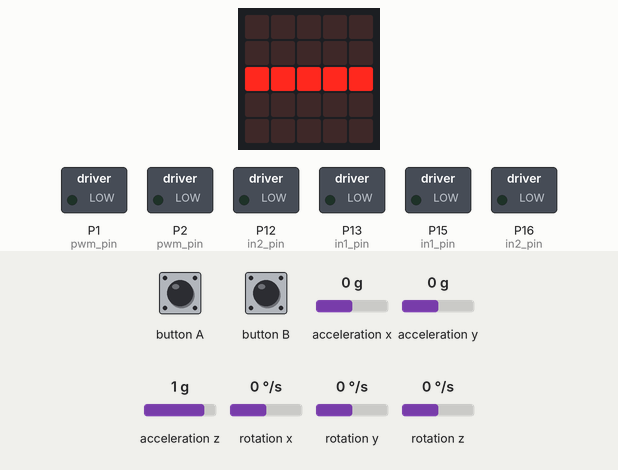
Bench run of a program on a simulated BBC micro:bit running MicroPython. Parts: the board's 5×5 LED display, switched loads named in the program (green lamp = pin HIGH). The test bench sets the inputs (shaded band); at power-on: acceleration x 0 g, acceleration y 0 g, acceleration z 1 g, rotation x 0 °/s, rotation y 0 °/s, rotation z 0 °/s. The 48×5 strip is a reading aid, not a part: it shows the text the display is scrolling, unrolled, one strip-width of it at a time; library files of the repository ran but are not shown: mpu6050.py.

Above: at 5.3 s.
5.4 s: acceleration x set to -1.4 g
At 5.5 s:
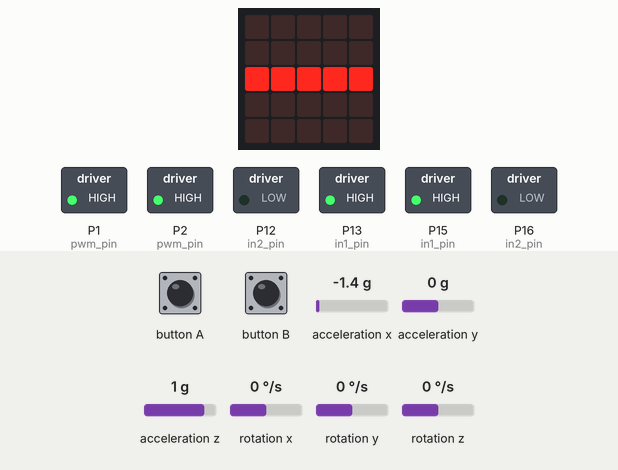
At 6.5 s:
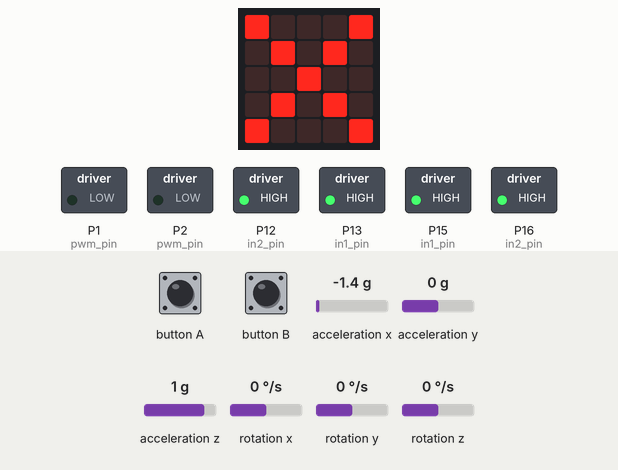
7.3 s: acceleration x set to -1.1 g
8.8 s: acceleration x set to -0.8 g
At 10.2 s:
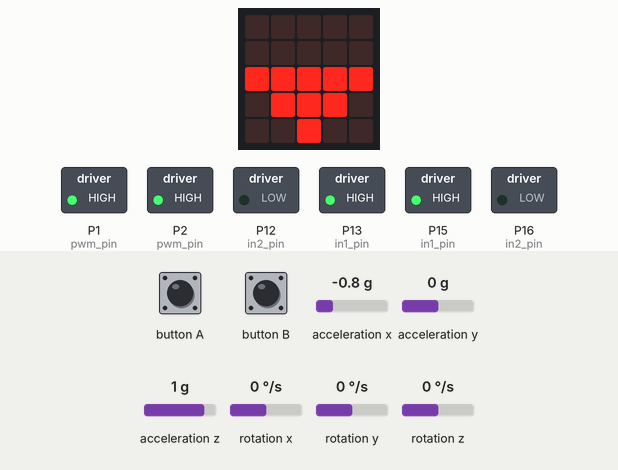
10.5 s: button A pressed for 0.15 s
12.1 s: acceleration x set to 0.8 g
At 13.8 s:
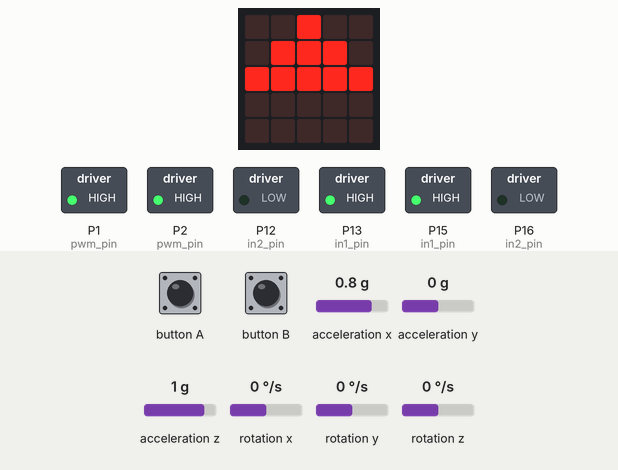
15.1 s: button A pressed for 1 s
Timing chart, 0 to 18.1 s (numbered marks = the images above; inputs shaded):
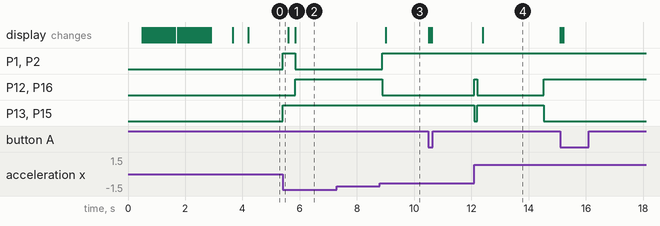

Measured:
- the behaviour switches between -1 and -0.9 g on acceleration x (found by bisection; images 2 and 3)
- after the input at 5.4 s, P1 (pwm_pin), P2 (pwm_pin): LOW → HIGH at once, → LOW 0.44 s later; P12 (in2_pin), P16 (in2_pin): LOW → HIGH after 0.44 s; P13 (in1_pin), P15 (in1_pin): LOW → HIGH at once
- after the input at 7.3 s, every drawn part: stays the same
- after the input at 8.8 s, P1 (pwm_pin), P2 (pwm_pin): LOW → HIGH after 0.09 s; P12 (in2_pin), P16 (in2_pin): HIGH → LOW after 0.09 s; the display: changes after 0.21 s (image 3)
- after the input at 12.1 s, P12 (in2_pin), P16 (in2_pin): LOW → HIGH at once, → LOW 0.10 s later, → HIGH 2.3 s later; P13 (in1_pin), P15 (in1_pin): HIGH → LOW at once, → HIGH 0.10 s later, → LOW 2.3 s later; the display: changes after 0.30 s (image 4)

The program:

main.py
```python
"""
Micro:bit Self-Balancing Robot - Main Control Loop

Hardware:
  - BBC micro:bit V2
  - Keyes KE0136 motor driver board (TB6612FNG)
  - MPU6050 (GY-521) 6-axis IMU via I2C
  - 2x DC gear motors (1:220 gear ratio)
  - micro:bit battery pack (AAA x2, 3V) — micro:bit dedicated power
  - 18650 Battery Shield (5V output) — motor power only
"""

from microbit import display, Image, button_a, button_b, running_time, sleep
from mpu6050 import MPU6050
from motor import DualMotor
from pid import PID

# Constants
TARGET_ANGLE = 0.0      # Target balance angle (degrees)
FALL_THRESHOLD = 45.0   # Stop motors if tilted beyond this (degrees)
LOOP_MS = 5             # Control loop period (5ms = 200Hz)

# LED images for tilt direction
IMG_LEVEL = Image("00000:00000:99999:00000:00000")
IMG_FWD = Image("00900:09990:99999:00000:00000")
IMG_BWD = Image("00000:00000:99999:09990:00900")
IMG_FALL = Image("90009:09090:00900:09090:90009")  # X mark for fallen


def show_tilt(angle):
    """Show tilt direction on LED matrix."""
    if abs(angle) < 3:
        display.show(IMG_LEVEL)
    elif angle > 0:
        display.show(IMG_FWD)
    else:
        display.show(IMG_BWD)


def main():
    display.show(Image.HAPPY)
    sleep(500)

    # Initialize MPU6050
    display.scroll("IMU", delay=60)
    imu = MPU6050()

    # Calibrate (robot must be upright and still)
    display.scroll("CAL", delay=60)
    imu.calibrate(samples=200)

    # Initialize motors
    motors = DualMotor()
    motors.stop()

    # Initialize PID controller
    pid = PID(kp=100.0, ki=76.0, kd=52.0)

    display.show(Image.YES)
    sleep(500)

    # PID tuning mode
    # Button A: cycle through Kp/Ki/Kd selection
    # Button B: increase selected parameter by 5
    tune_param = 0  # 0=Kp, 1=Ki, 2=Kd
    param_names = ["P", "I", "D"]

    prev_time = running_time()
    fallen = False

    while True:
        # Timing
        now = running_time()
        dt_ms = now - prev_time
        if dt_ms < LOOP_MS:
            sleep(LOOP_MS - dt_ms)
            now = running_time()
            dt_ms = now - prev_time
        prev_time = now
        dt = dt_ms / 1000.0  # Convert to seconds

        # Read filtered angle
        angle = imu.get_angle(dt)

        # Fall detection
        if abs(angle) > FALL_THRESHOLD:
            if not fallen:
                motors.brake()
                pid.reset()
                display.show(IMG_FALL)
                fallen = True
            # Check for recovery (picked back up)
            if abs(angle) < FALL_THRESHOLD - 10:
                fallen = False
            continue

        if fallen:
            fallen = False
            pid.reset()

        # PID computation
        error = TARGET_ANGLE - angle
        output = pid.compute(error, dt)

        # Drive motors (both same speed for balance)
        motors.drive(int(output))

        # Update LED display (throttled to avoid I2C contention)
        if now % 200 < LOOP_MS:
            show_tilt(angle)

        # Button A: select PID parameter to tune
        if button_a.was_pressed():
            tune_param = (tune_param + 1) % 3
            display.scroll(param_names[tune_param], delay=50, wait=False)

        # Button B: increase selected parameter
        if button_b.was_pressed():
            if tune_param == 0:
                pid.kp += 5
            elif tune_param == 1:
                pid.ki += 2
            elif tune_param == 2:
                pid.kd += 2
            display.scroll(
                "{}{}".format(param_names[tune_param],
                              int([pid.kp, pid.ki, pid.kd][tune_param])),
                delay=50, wait=False
            )


main()
```

motor.py
```python
"""
TB6612FNG Motor Driver for BBC micro:bit
Controls two DC gear motors (1:220 gear ratio) via Keyes KE0136 expansion board
"""

from microbit import pin1, pin2, pin12, pin13, pin15, pin16


class Motor:
    """Single DC motor controller."""

    def __init__(self, pwm_pin, in1_pin, in2_pin):
        self.pwm_pin = pwm_pin
        self.in1_pin = in1_pin
        self.in2_pin = in2_pin

        # Initialize pins
        self.pwm_pin.write_analog(0)
        self.in1_pin.write_digital(0)
        self.in2_pin.write_digital(0)

    def forward(self, speed):
        """Run motor forward at given speed (0-1023)."""
        speed = min(1023, max(0, int(speed)))
        self.in1_pin.write_digital(1)
        self.in2_pin.write_digital(0)
        self.pwm_pin.write_analog(speed)

    def backward(self, speed):
        """Run motor backward at given speed (0-1023)."""
        speed = min(1023, max(0, int(speed)))
        self.in1_pin.write_digital(0)
        self.in2_pin.write_digital(1)
        self.pwm_pin.write_analog(speed)

    def stop(self):
        """Coast stop (free spin)."""
        self.in1_pin.write_digital(0)
        self.in2_pin.write_digital(0)
        self.pwm_pin.write_analog(0)

    def brake(self):
        """Active brake (short brake)."""
        self.in1_pin.write_digital(1)
        self.in2_pin.write_digital(1)
        self.pwm_pin.write_analog(0)

    def drive(self, speed):
        """
        Drive motor at signed speed.
        Positive = forward, negative = backward, 0 = stop.

        Args:
            speed: -1023 to +1023
        """
        if speed > 0:
            self.forward(speed)
        elif speed < 0:
            self.backward(-speed)
        else:
            self.stop()


class DualMotor:
    """Controls both motors for the balancing robot."""

    def __init__(self):
        # Motor 1 (left): PWM=P1, IN1=P13, IN2=P12
        self.left = Motor(pin1, pin13, pin12)
        # Motor 2 (right): PWM=P2, IN1=P15, IN2=P16
        self.right = Motor(pin2, pin15, pin16)

    def drive(self, speed):
        """Drive both motors at same signed speed."""
        self.left.drive(speed)
        self.right.drive(speed)

    def drive_lr(self, left_speed, right_speed):
        """Drive left and right motors independently."""
        self.left.drive(left_speed)
        self.right.drive(right_speed)

    def stop(self):
        """Stop both motors."""
        self.left.stop()
        self.right.stop()

    def brake(self):
        """Brake both motors."""
        self.left.brake()
        self.right.brake()
```

pid.py
```python
"""
PID Controller for self-balancing robot
"""


class PID:
    def __init__(self, kp=100.0, ki=76.0, kd=52.0,
                 output_min=-1023, output_max=1023,
                 integral_limit=500):
        """
        Initialize PID controller.

        Args:
            kp: Proportional gain
            ki: Integral gain
            kd: Derivative gain
            output_min: Minimum output value
            output_max: Maximum output value
            integral_limit: Anti-windup integral term limit
        """
        self.kp = kp
        self.ki = ki
        self.kd = kd
        self.output_min = output_min
        self.output_max = output_max
        self.integral_limit = integral_limit

        self._integral = 0.0
        self._prev_error = 0.0

    def compute(self, error, dt):
        """
        Compute PID output.

        Args:
            error: Current error (setpoint - measurement)
            dt: Time step in seconds

        Returns:
            Control output clamped to [output_min, output_max]
        """
        # Proportional term
        p = self.kp * error

        # Integral term with anti-windup
        self._integral += error * dt
        if self._integral > self.integral_limit:
            self._integral = self.integral_limit
        elif self._integral < -self.integral_limit:
            self._integral = -self.integral_limit
        i = self.ki * self._integral

        # Derivative term
        if dt > 0:
            derivative = (error - self._prev_error) / dt
        else:
            derivative = 0.0
        d = self.kd * derivative

        self._prev_error = error

        # Sum and clamp output
        output = p + i + d
        if output > self.output_max:
            output = self.output_max
        elif output < self.output_min:
            output = self.output_min

        return output

    def reset(self):
        """Reset integral and derivative state."""
        self._integral = 0.0
        self._prev_error = 0.0
```
